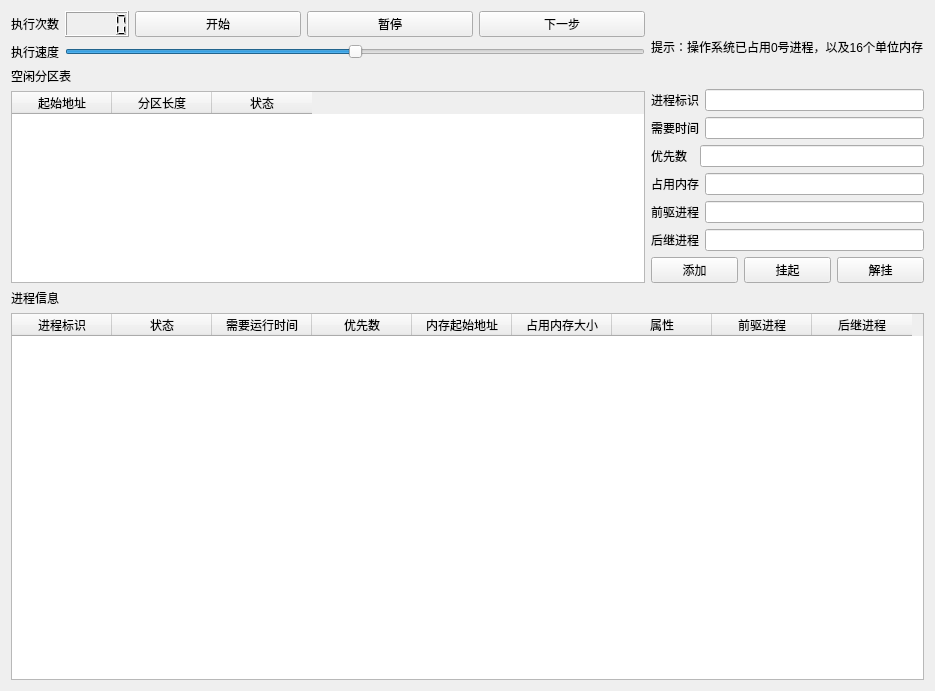
<?xml version="1.0" encoding="UTF-8"?>
<ui version="4.0">
 <class>OS</class>
 <widget class="QWidget" name="OS">
  <property name="geometry">
   <rect>
    <x>0</x>
    <y>0</y>
    <width>935</width>
    <height>691</height>
   </rect>
  </property>
  <property name="windowTitle">
   <string>OS</string>
  </property>
  <layout class="QGridLayout" name="gridLayout">
   <item row="0" column="0">
    <layout class="QHBoxLayout" name="layctl">
     <item>
      <widget class="QLabel" name="label_tip">
       <property name="text">
        <string>执行次数</string>
       </property>
      </widget>
     </item>
     <item>
      <widget class="QLCDNumber" name="lcdNumber"/>
     </item>
     <item>
      <widget class="QPushButton" name="startButton">
       <property name="sizePolicy">
        <sizepolicy hsizetype="Minimum" vsizetype="Fixed">
         <horstretch>1</horstretch>
         <verstretch>0</verstretch>
        </sizepolicy>
       </property>
       <property name="text">
        <string>开始</string>
       </property>
      </widget>
     </item>
     <item>
      <widget class="QPushButton" name="stopButton">
       <property name="sizePolicy">
        <sizepolicy hsizetype="Minimum" vsizetype="Fixed">
         <horstretch>1</horstretch>
         <verstretch>0</verstretch>
        </sizepolicy>
       </property>
       <property name="text">
        <string>暂停</string>
       </property>
      </widget>
     </item>
     <item>
      <widget class="QPushButton" name="contihButton">
       <property name="sizePolicy">
        <sizepolicy hsizetype="Minimum" vsizetype="Fixed">
         <horstretch>1</horstretch>
         <verstretch>0</verstretch>
        </sizepolicy>
       </property>
       <property name="text">
        <string>下一步</string>
       </property>
      </widget>
     </item>
    </layout>
   </item>
   <item row="0" column="1" rowspan="4">
    <layout class="QVBoxLayout" name="lay_proc">
     <property name="sizeConstraint">
      <enum>QLayout::SetMaximumSize</enum>
     </property>
     <item>
      <widget class="QLabel" name="label_remind">
       <property name="text">
        <string>提示：操作系统已占用0号进程，以及16个单位内存</string>
       </property>
      </widget>
     </item>
     <item>
      <layout class="QHBoxLayout" name="lay_input">
       <item>
        <widget class="QLabel" name="label_proc">
         <property name="text">
          <string>进程标识</string>
         </property>
        </widget>
       </item>
       <item>
        <widget class="QLineEdit" name="pidEdit"/>
       </item>
      </layout>
     </item>
     <item>
      <layout class="QHBoxLayout" name="lay_input_2">
       <item>
        <widget class="QLabel" name="label_proc_2">
         <property name="text">
          <string>需要时间</string>
         </property>
        </widget>
       </item>
       <item>
        <widget class="QLineEdit" name="timeEdit"/>
       </item>
      </layout>
     </item>
     <item>
      <layout class="QHBoxLayout" name="lay_input_3">
       <item>
        <widget class="QLabel" name="label_proc_3">
         <property name="text">
          <string>优先数  </string>
         </property>
        </widget>
       </item>
       <item>
        <widget class="QLineEdit" name="prioEdit"/>
       </item>
      </layout>
     </item>
     <item>
      <layout class="QHBoxLayout" name="lay_input_4">
       <item>
        <widget class="QLabel" name="label_proc_4">
         <property name="text">
          <string>占用内存</string>
         </property>
        </widget>
       </item>
       <item>
        <widget class="QLineEdit" name="memEdit"/>
       </item>
      </layout>
     </item>
     <item>
      <layout class="QHBoxLayout" name="lay_input_5">
       <item>
        <widget class="QLabel" name="label_proc_5">
         <property name="text">
          <string>前驱进程</string>
         </property>
        </widget>
       </item>
       <item>
        <widget class="QLineEdit" name="preprocEdit"/>
       </item>
      </layout>
     </item>
     <item>
      <layout class="QHBoxLayout" name="lay_input_6">
       <item>
        <widget class="QLabel" name="label_proc_6">
         <property name="text">
          <string>后继进程</string>
         </property>
        </widget>
       </item>
       <item>
        <widget class="QLineEdit" name="nextprocEdit"/>
       </item>
      </layout>
     </item>
     <item>
      <layout class="QHBoxLayout" name="lay_ope">
       <item>
        <widget class="QPushButton" name="addButton">
         <property name="text">
          <string>添加</string>
         </property>
        </widget>
       </item>
       <item>
        <widget class="QPushButton" name="suspendButton">
         <property name="text">
          <string>挂起</string>
         </property>
        </widget>
       </item>
       <item>
        <widget class="QPushButton" name="activeButton">
         <property name="text">
          <string>解挂</string>
         </property>
        </widget>
       </item>
      </layout>
     </item>
    </layout>
   </item>
   <item row="1" column="0">
    <layout class="QHBoxLayout" name="horizontalLayout_2">
     <item>
      <widget class="QLabel" name="label_speed">
       <property name="text">
        <string>执行速度</string>
       </property>
      </widget>
     </item>
     <item>
      <widget class="QSlider" name="speedSlider">
       <property name="sizePolicy">
        <sizepolicy hsizetype="Expanding" vsizetype="Fixed">
         <horstretch>1</horstretch>
         <verstretch>0</verstretch>
        </sizepolicy>
       </property>
       <property name="minimum">
        <number>1</number>
       </property>
       <property name="maximum">
        <number>19</number>
       </property>
       <property name="pageStep">
        <number>1</number>
       </property>
       <property name="value">
        <number>10</number>
       </property>
       <property name="orientation">
        <enum>Qt::Horizontal</enum>
       </property>
      </widget>
     </item>
    </layout>
   </item>
   <item row="2" column="0">
    <widget class="QLabel" name="label_free">
     <property name="text">
      <string>空闲分区表</string>
     </property>
    </widget>
   </item>
   <item row="3" column="0">
    <widget class="QTableWidget" name="freetableWidget">
     <property name="sizePolicy">
      <sizepolicy hsizetype="Expanding" vsizetype="Fixed">
       <horstretch>1</horstretch>
       <verstretch>1</verstretch>
      </sizepolicy>
     </property>
     <property name="minimumSize">
      <size>
       <width>0</width>
       <height>150</height>
      </size>
     </property>
     <attribute name="horizontalHeaderStretchLastSection">
      <bool>false</bool>
     </attribute>
     <attribute name="verticalHeaderVisible">
      <bool>false</bool>
     </attribute>
     <column>
      <property name="text">
       <string>起始地址</string>
      </property>
     </column>
     <column>
      <property name="text">
       <string>分区长度</string>
      </property>
     </column>
     <column>
      <property name="text">
       <string>状态</string>
      </property>
     </column>
    </widget>
   </item>
   <item row="4" column="0" colspan="2">
    <layout class="QVBoxLayout" name="layproc">
     <item>
      <widget class="QLabel" name="label_pcb">
       <property name="text">
        <string>进程信息</string>
       </property>
      </widget>
     </item>
     <item>
      <widget class="QTableWidget" name="pcbtableWidget">
       <property name="sizePolicy">
        <sizepolicy hsizetype="Expanding" vsizetype="MinimumExpanding">
         <horstretch>1</horstretch>
         <verstretch>8</verstretch>
        </sizepolicy>
       </property>
       <property name="minimumSize">
        <size>
         <width>800</width>
         <height>0</height>
        </size>
       </property>
       <attribute name="horizontalHeaderVisible">
        <bool>true</bool>
       </attribute>
       <attribute name="horizontalHeaderMinimumSectionSize">
        <number>50</number>
       </attribute>
       <attribute name="verticalHeaderVisible">
        <bool>false</bool>
       </attribute>
       <column>
        <property name="text">
         <string>进程标识</string>
        </property>
       </column>
       <column>
        <property name="text">
         <string>状态</string>
        </property>
       </column>
       <column>
        <property name="text">
         <string>需要运行时间</string>
        </property>
       </column>
       <column>
        <property name="text">
         <string>优先数</string>
        </property>
       </column>
       <column>
        <property name="text">
         <string>内存起始地址</string>
        </property>
       </column>
       <column>
        <property name="text">
         <string>占用内存大小</string>
        </property>
       </column>
       <column>
        <property name="text">
         <string>属性</string>
        </property>
       </column>
       <column>
        <property name="text">
         <string>前驱进程</string>
        </property>
       </column>
       <column>
        <property name="text">
         <string>后继进程</string>
        </property>
       </column>
      </widget>
     </item>
    </layout>
   </item>
  </layout>
  <zorder>label_free</zorder>
  <zorder>freetableWidget</zorder>
  <zorder></zorder>
 </widget>
 <layoutdefault spacing="6" margin="11"/>
 <resources/>
 <connections/>
</ui>
